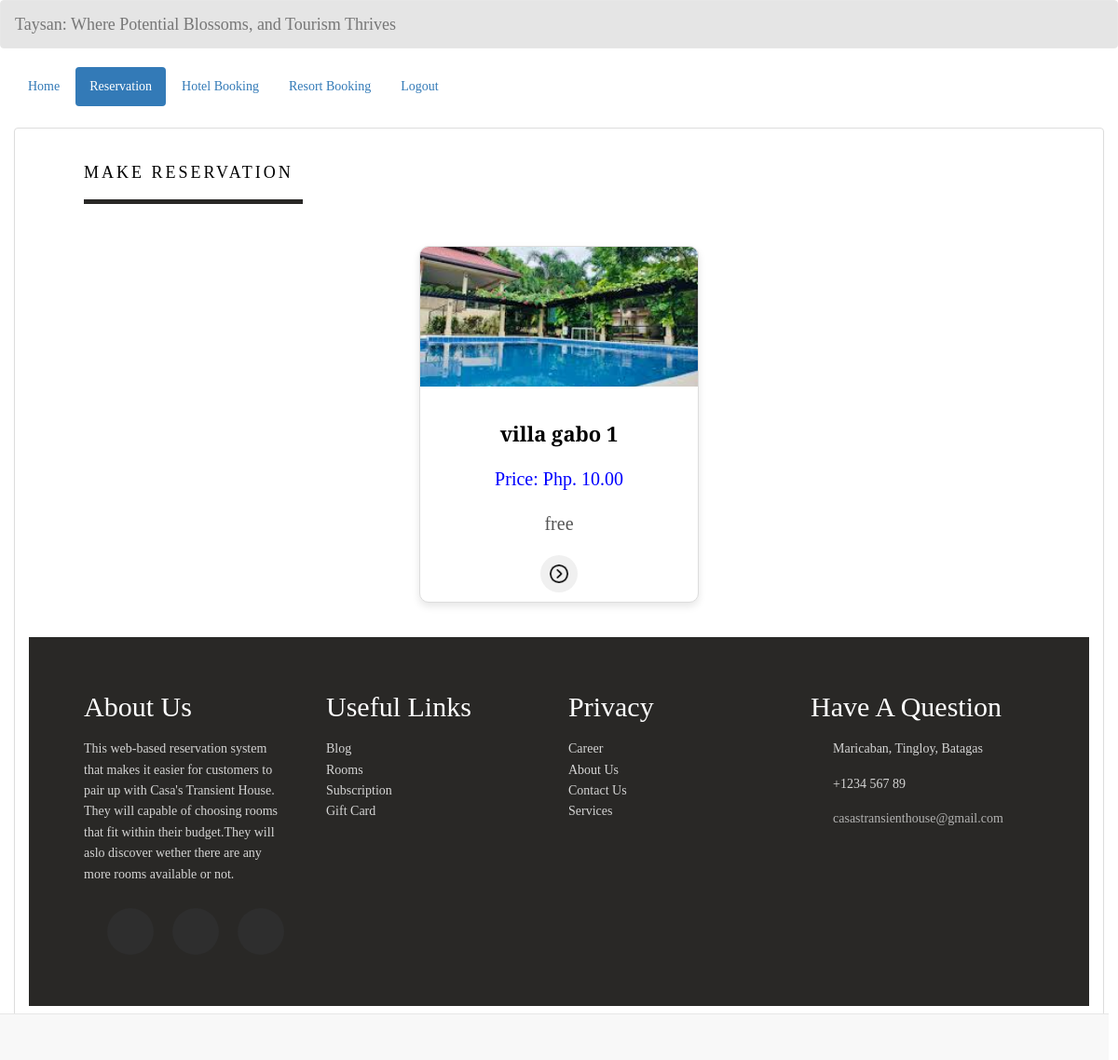
The app's page /reservation_resort.php with its own data.
### tables this page shows
CREATE TABLE `resort` (
  `resort_id` int(100) NOT NULL,
  `resort_name` varchar(200) NOT NULL,
  `price` varchar(200) NOT NULL,
  `descr` varchar(200) NOT NULL,
  `photo` varchar(200) NOT NULL
);

### reservation_resort.php (the view, shortened to what this page needs)
<!DOCTYPE html>
<html lang = "en">
	<head>
		<link rel = "stylesheet" type = "text/css" href = "css/bootstrap.css " />
		<link rel = "stylesheet" type = "text/css" href = "css/style.css" />
		<link rel="stylesheet"  type="text/css" href="css/home_user.css">
	</head>
<body>
	<nav style = "background-color:rgba(0, 0, 0, 0.1);" class = "navbar navbar-default">
		<div  class = "container-fluid">
			<div class = "navbar-header">
            <a class = "navbar-brand" >Taysan: Where Potential Blossoms, and Tourism Thrives</a>
			</div>
		</div>
	</nav>
	<div class = "container-fluid">
		<ul class = "nav nav-pills">
        <?php
            $id = isset($_GET['id']) ? $_GET['id'] : null;
            ?>
			<li><a href = "home_user.php?id=<?php echo $id; ?>">Home</a></li>
			<li class = "active"><a href = "reservation.php?id=<?php echo $id; ?>">Reservation</a></li>
            <li><a href="records.php?id=<?php echo $id; ?>">Hotel Booking</a></li>
            <li><a href="records_resort.php?id=<?php echo $id; ?>">Resort Booking</a></li>
			<li><a href = "login_user.php">Logout</a></li>
		</ul>
	</div>
	<br />
	<div class = "container-fluid">
		<div class = "panel panel-default">
			<div class = "panel-body">
		  <section class = "services sec-width" id = "services">
          <div class="title">
            <h4 style="color: black;">Make Reservation</h4>
        </div>
            <div style="padding: 20px; text-align: center;">
            <?php
                require_once 'connection/connect.php';
                $query = $conn->query("SELECT * FROM `resort` ORDER BY `price` ASC") or die(mysql_error());
                while($fetch = $query->fetch_array()){
                ?>
                    <a href="add_reserve_resort.php?resort_id=<?php echo $fetch['resort_id']; ?>&id=<?php echo $id; ?>" style="text-decoration: none;">
                    <div style="display: inline-block; width: 300px; border: 1px solid #ddd; border-radius: 10px; overflow: hidden; box-shadow: 0 4px 8px rgba(0, 0, 0, 0.1); background-color: #fff; margin: 10px; transition: all 0.3s ease;"
                        onmouseover="this.style.boxShadow='0 8px 16px rgba(0, 0, 0, 0.2)'; this.style.transform='scale(1.05)';"
                        onmouseout="this.style.boxShadow='0 4px 8px rgba(0, 0, 0, 0.1)'; this.style.transform='scale(1)';">
                        <img src="photo/<?php echo $fetch['photo']; ?>" alt="Room Image" style="width: 100%; height: 150px; object-fit: cover; transition: all 0.3s ease;"
                            onmouseover="this.style.transform='scale(1.1)';"
                            onmouseout="this.style.transform='scale(1)';">
                        <div style="padding: 10px; text-align: center;">
                            <h3 style="font-size: 2.2rem; margin-bottom: 5px; font-weight: bold; color: black;"><?php echo $fetch['resort_name']; ?></h3>
                            <h4 style="font-size: 2rem; color: #0000ff;"><?php echo "Price: Php. ".$fetch['price'].".00"; ?></h4>
                            <h4 style="font-size: 2rem; color: #555; margin-bottom: 15px;"><?php echo $fetch['descr']; ?></h4>
<button onclick="window.location.href = 'add_reserve_resort.php?resort_id=<?php echo $fetch['resort_id']; ?>&id=<?php echo $id; ?>';
" style="border: none; background-color: #f0f0f0; padding: 10px; border-radius: 50%; cursor: pointer; transition: all 0.3s ease;"
                            onmouseout="this.style.backgroundColor='#f0f0f0'; this.style.transform='scale(1)';">
                                <img src="image/next.png" alt="Reserve Button" style="width: 20px; height: 20px;">
                            </button>
                        </div>
                    </div>
                </a>
                <?php
                }
                ?>
            </div>
        </section>
        <footer class = "footer">
            <div class = "footer-container">
                <div>
                    <h2>About Us </h2>
                    <p>This web-based reservation system that makes it easier for customers to pair up with Casa's Transient House.
						They will capable of choosing rooms that fit within their budget.They will aslo discover wether there are any more rooms available or not.
					</p>
                    <ul class = "social-icons">
                        <li class = "flex">
                        </li>
                        <li class = "flex">
                        </li>
                        <li class = "flex">
                        </li>
                    </ul>
                </div>
                <div>
                    <h2>Useful Links</h2>
                    <a href = "#">Blog</a>
                    <a href = "#">Rooms</a>
                    <a href = "#">Subscription</a>
                    <a href = "#">Gift Card</a>
                </div>
                <div>
                    <h2>Privacy</h2>
                    <a href = "#">Career</a>
                    <a href = "#">About Us</a>
                    <a href = "#">Contact Us</a>
                    <a href = "#">Services</a>
                </div>
                <div>
                    <h2>Have A Question</h2>
                    <div class = "contact-item">
                        <span>
                             Maricaban, Tingloy, Batagas
                        </span>
                    </div>
                    <div class = "contact-item">
                        <span>
                            +1234 567 89
                        </span>
                    </div>
                    <div class = "contact-item">
                        <span>
                        <a href = "https://mail.google.com/mail/u/3/#inbox">casastransienthouse@gmail.com</a>
                        </span>
                    </div>
                </div>
            </div>
        </footer>
			</div>
		</div>
	</div>
	<br />
	<div style = "text-align:right; margin-right:10px;" class = "navbar navbar-default navbar-fixed-bottom">
	</div>
    </body>
</html>

### css/home_user.css (style rules this page uses)
:root { --transition: all 0.7s ease; --yellow: #f9d342; --dark: #292826; }
* { box-sizing: border-box; padding: 0; margin: 0; font-family: 'Playfair Display', serif; }
html { scroll-behavior: smooth; }
body { line-height: 1.6; }
.flex { display: flex; flex-direction: column; justify-content: center; align-items: center; }
h1, h2, h3, h4, h5, h6 { padding: 8px 0; }
img { width: 100%; display: block; }
.title { text-transform: uppercase; letter-spacing: 3px; font-size: 30px; color: orangered; border-bottom: 5px solid var(--dark); width: 235px; margin: 15px 0; }
.sec-width { width: 85vw; margin: 0 auto!important; }
.services { margin: 40px 0; }
.footer { background: var(--dark); color: #fff; text-align: center; }
.footer-container { width: 85vw; margin: 0 auto; padding: 30px 0; }
.footer-container p, .footer-container a, .footer-container span { opacity: 0.8; }
.footer a { display: block; color: #fff; text-decoration: none; }
.social-icons { list-style: none; display: flex; justify-content: center; padding: 15px 0; }
.social-icons li { margin: 0 10px; width: 50px; height: 50px; background: #2e2e2e; border-radius: 50%; transition: var(--transition); cursor: pointer; }
.contact-item span { display: block; }
@media (min-width: 900px) { .footer-container { display: grid; grid-template-columns: repeat(2, 1fr); grid-gap: 20px; } }
@media (min-width: 1170px) { .footer { text-align: left; } }
@media (min-width: 1170px) { .footer-container { grid-template-columns: repeat(4, 1fr); } }
@media (min-width: 1170px) { .footer-container div:nth-child(1) p { padding-right: 20px; } }
@media (min-width: 1170px) { .contact-item { display: grid; grid-template-columns: 10% 90%; margin-bottom: 15px; align-items: center; } }

### records on screen
resort: photo (picture), resort_name "villa gabo 1", price "10", descr "free"
